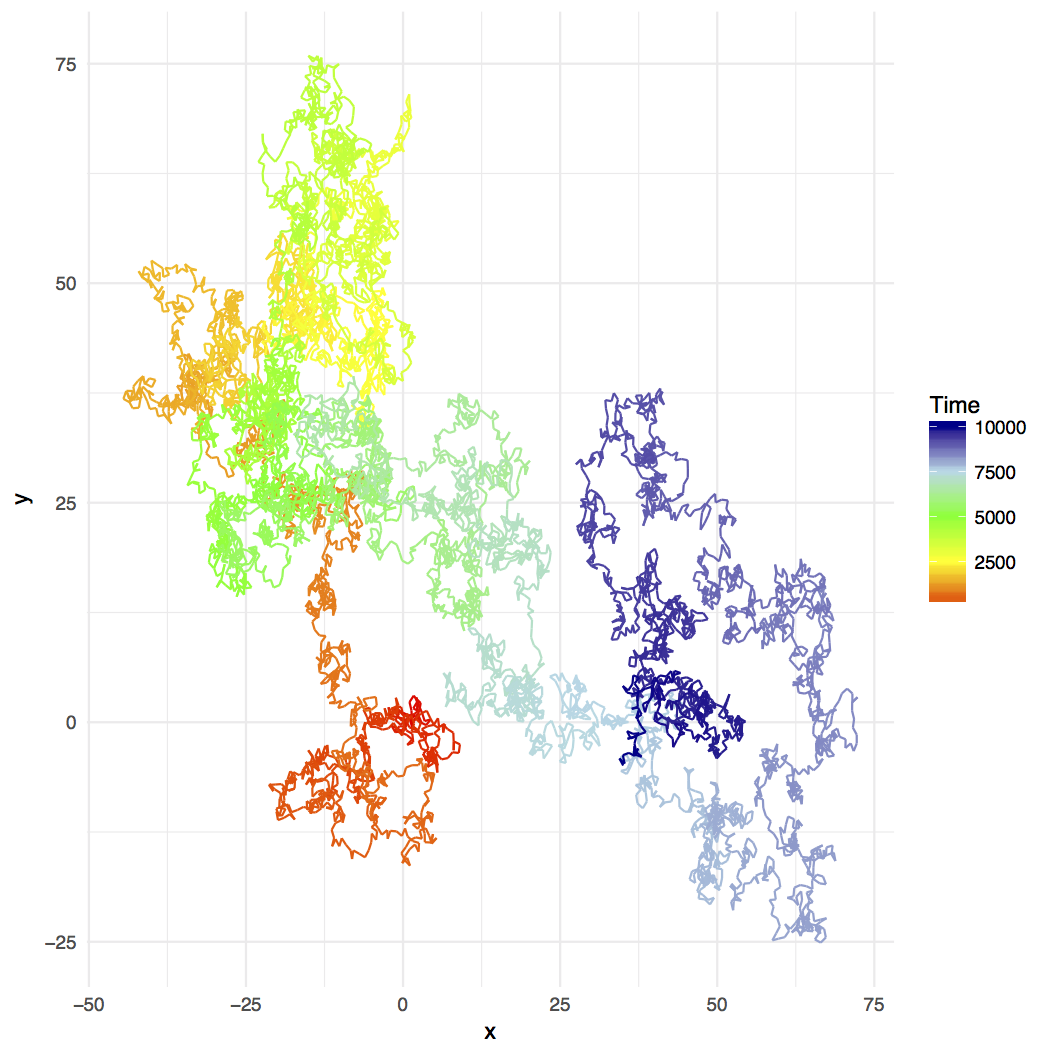

The script that drew this image:
# AUTHOR: Shade Wilson
# EMAIL: shadew@uw.edu
# DESCRIPTION: The following function is a simulation of the random walk phenomena.
# It uses the runif() funtion to return a uniform random number from 0 to 1, which is then
# scaled up to between 0 and 2pi. The number is then used as an angle, and the coordinate
# changes are calculated using the sin and cos values. random_walk() has three optional
# arguments: time, gradient, and step_size. 

# The time argument specifies how many points you want
# to create, or more generally, how long you want the simulation to run. There's a 1:1 ratio of
# time to points created. 

# The gradient argument is used in graphing the path over time; it specifies what colors to 
# transtion from/to, with the first color in the vector as the first color, and the last as
# the last.

# Lastly, the step_size argument modifies how long each step is. This argument does not effect
# the overall appearance of the graph, only the scale.

library(tidyverse)

random_walk <- function(time = 10000, 
                        gradient = c("red","yellow","green", "lightblue","darkblue"),
                        step_size = 1) {
  # Arguments supplied must be the right type or else the function will fail in the beginning.
  # Time and step_size need to be a numeric, gradient must be a character vector.
  stopifnot(is.numeric(time), is.character(gradient), is.numeric(step_size))
  
  # Creating an index for each step, starting at 1.
  walk <- (1:time)
  
  x <- vector("integer", length = length(walk))
  y <- vector("integer", length = length(walk))
  
  # Preparing the walk datafram to track x and y positions, creating random numbers with runif(),
  # and calculating the changes in x and y (dx, dy) for each random number, modified by
  # the step size.
  walk <- cbind(walk, x, y) %>% 
    as.tibble() %>% 
    mutate(random = runif(time) * 2 * pi,
           dx = sin(random) * step_size,
           dy = cos(random) * step_size)
  
  # For each instance in time, the position of the object is calculated using the position
  # of the object one instance before and the change in position calculated earlier.
  for (i in seq_along(1:(time-1))) {
    walk$x[i + 1] <- walk$x[i] + walk$dx[i + 1]
    walk$y[i + 1] <- walk$y[i] + walk$dy[i + 1]
  }
  
  # Plotting each position in time using geom_path
  plot <- ggplot(walk, aes(x, y, color = walk)) +
    geom_path() + 
    labs(color = "Time") +
    scale_colour_gradientn(colors = gradient) +
    theme_minimal()
  
  print(plot)
}


random_walk()

  
